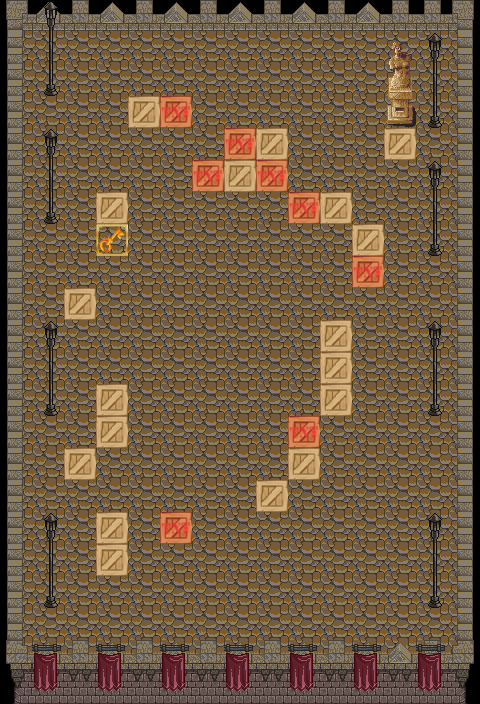

A level layout from a 2D game, rendered from its tile map. Below: a short description, then the map file with tile-grid data replaced by summaries:
An orthogonal 15x22 tile map with 32x32 px tiles, 3 tile layers (Theme, SB, Object), 2 tilesets and 27 objects.

<map version="1.2" tiledversion="1.3.1" orientation="orthogonal" renderorder="right-down" compressionlevel="-1" width="15" height="22" tilewidth="32" tileheight="32" infinite="0" nextlayerid="9" nextobjectid="36">
 <tileset firstgid="1" name="ts-castle" tilewidth="32" tileheight="32" tilecount="256" columns="16">
  <image source="ts-castle.png" width="512" height="512" />
 </tileset>
 <tileset firstgid="257" name="ui" tilewidth="32" tileheight="32" tilecount="4" columns="4">
  <image source="ui.png" width="128" height="32" />
 </tileset>
 <layer id="1" name="Theme" width="15" height="22">
  <data>[330 cells, 330 non-empty, 16 distinct tile ids]</data>
 </layer>
 <layer id="2" name="SB" width="15" height="22">
  <data>[330 cells, 53 non-empty, 10 distinct tile ids]</data>
 </layer>
 <layer id="3" name="Object" width="15" height="22">
  <data>[330 cells, 16 non-empty, 2 distinct tile ids]</data>
 </layer>
 <objectgroup id="4" name="Wall">
  <object id="1" x="128.381" y="101.688" width="27.9643" height="24.1509" />
  <object id="3" x="321.333" y="194" width="28.6667" height="27.3333" />
  <object id="5" x="226.667" y="162.667" width="26.6667" height="25.3333" />
  <object id="6" x="321.333" y="322.667" width="28.6667" height="89.3333" />
  <object id="7" x="97.3333" y="196.667" width="29.3333" height="20.6667" />
  <object id="8" x="64.6667" y="290" width="29.3333" height="26.6667" />
  <object id="9" x="98.6667" y="386.667" width="24.6667" height="56" />
  <object id="10" x="66" y="450" width="28" height="26.6667" />
  <object id="11" x="99.3333" y="516" width="26" height="58.6667" />
  <object id="12" x="258" y="484" width="27.3333" height="22.6667" />
  <object id="13" x="290" y="450" width="27.3333" height="24.6667" />
  <object id="19" x="257.333" y="130.667" width="25.3333" height="26.6667" />
  <object id="20" x="385.333" y="132" width="28" height="28" />
  <object id="21" x="353.333" y="226.667" width="25.3333" height="26.6667" />
 </objectgroup>
 <objectgroup id="5" name="Kill">
  <object id="14" x="456" y="0" width="20" height="661.333" />
  <object id="15" x="6.66667" y="2.66667" width="474.667" height="22.6667" />
  <object id="16" x="8" y="0" width="20" height="670.667" />
  <object id="17" x="2.66667" y="644" width="480" height="25.3333" />
 </objectgroup>
 <objectgroup id="6" name="Key">
  <object id="18" x="97.3333" y="226.667" width="30.6667" height="32" />
 </objectgroup>
 <objectgroup id="7" name="Moving Wall" />
 <objectgroup id="8" name="Explode">
  <object id="27" x="159.5" y="98" width="29.5" height="28" />
  <object id="28" x="226.5" y="132" width="28" height="26" />
  <object id="29" x="259.5" y="162.5" width="25.5" height="25.5" />
  <object id="30" x="194.5" y="165" width="28" height="22" />
  <object id="31" x="292.5" y="196.5" width="23.5" height="22.5" />
  <object id="32" x="356" y="258.5" width="24.5" height="24.5" />
  <object id="33" x="290" y="420" width="26.6667" height="22.6667" />
  <object id="34" x="162.667" y="516.667" width="24" height="20.6667" />
 </objectgroup>
</map>
